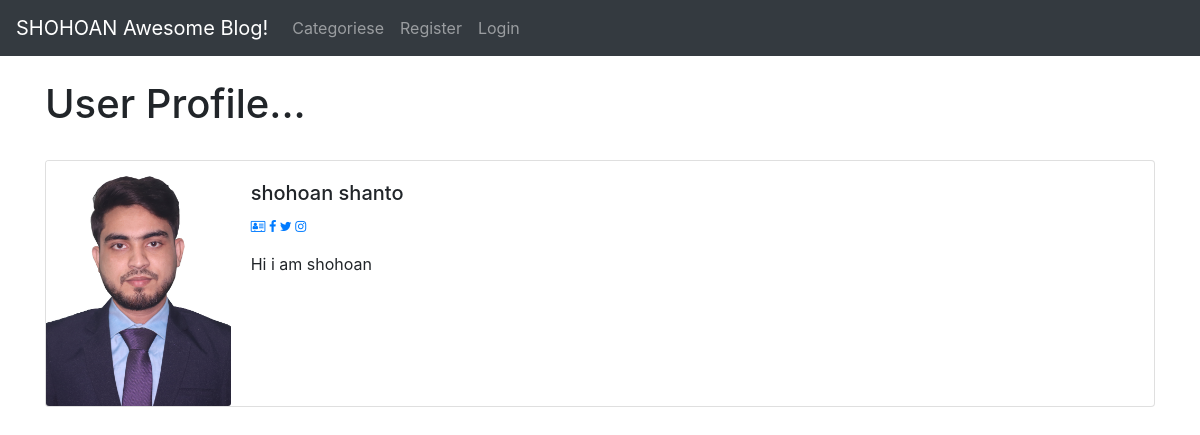
/members/1/profile/, run on the app's committed database.
### blogapp/models.py (models this page shows, shortened)
class Profile(models.Model):
    user = models.OneToOneField(User, null=True,on_delete=models.CASCADE)
    bio = models.TextField()
    profile_pic = models.ImageField(null=True,blank=True, upload_to="images/profile/")
    website_url = models.CharField(max_length=255,null=True,blank=True)
    facebook_url = models.CharField(max_length=255,null=True,blank=True)
    twitter_url = models.CharField(max_length=255,null=True,blank=True)
    instagram_url = models.CharField(max_length=255,null=True,blank=True)
    pinterest_url = models.CharField(max_length=255,null=True,blank=True)

### members/views.py (the view)
# urls.py: path('<int:pk>/profile/', ShowProfilePageView.as_view(), name='show_profile_page'),
class ShowProfilePageView(DetailView):
    model = Profile
    template_name = 'registration/user_profile.html'
    def get_context_data(self, *args, **kwargs):
        context = super(ShowProfilePageView, self).get_context_data(*args, **kwargs)
        page_user = get_object_or_404(Profile, id=self.kwargs['pk'])
        context["page_user"] = page_user
        return context

### members/templates/registration/user_profile.html (shortened to what this page needs)
{% extends 'base.html' %}
{% load static %}
{% block content %}
<h1>User Profile...</h1>
<br/>
    <div class="card mb-3">
          <div class="row no-gutters">
            <div class="col-md-2">
              {% if page_user.profile_pic %}
                  <img src="{{ page_user.profile_pic.url }}" class="card-img" >
              {% else %}
                   <img src="{% static 'theblog/images/default.jpg' %}" class="card-img" >
              {% endif %}
            </div>
        <div class="col-md-10">
          <div class="card-body">
            <h5 class="card-title">
                {{ page_user.user.first_name }}
                {{ page_user.user.last_name }}
            </h5>
<p class="small text-muted">
        {% if page_user.website_url %}
                <a  target="_blank" href="{{page_user.website_url }} "> <i class="fa fa-address-card-o"></i></a>
        {% endif %}
        {% if page_user.facebook_url %}
                <a  target="_blank" href="{{ page_user.facebook_url }} "> <i class="fa fa-facebook-f"></i> </a>
        {% endif %}
          {% if page_user.twitter_url %}
                <a target="_blank" href="{{ page_user.twitter_url }}">   <i class="fa fa-twitter"></i></a>
        {% endif %}
          {% if page_user.instagram_url %}
                <a target="_blank" href="{{ page_user.instagram_url }}">   <i class="fa fa-instagram"></i> </a>
           {% endif %}
</p>
    <p class="card-text">
        {{ page_user.bio }}
    </p>
    </div>
  </div>
</div>
</div>
{% endblock %}

### data on the page
Profile: profile_pic (picture), user.first_name "shohoan", user.last_name "shanto", bio "Hi i am shohoan"
